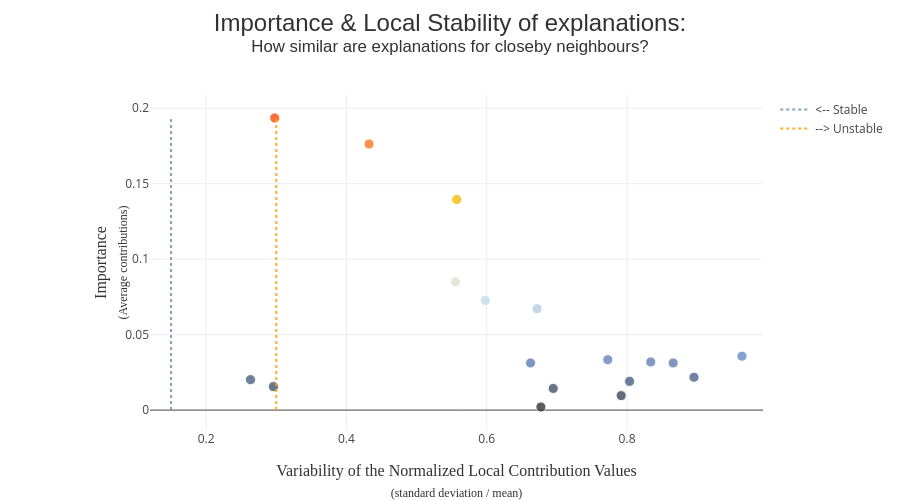

Source (notebook cell):
### Markdown cell above
**Can you trust these explanations?** Shapash adds two checks that echo the consistency section above:

- **Stability** - for each feature, average importance (*amplitude*) vs how much its contribution varies among *similar* patients (*variability*). Features that are large **and** stable are the safe part of your story; large but unstable ones deserve caution.
- **Compacity** - how few features reproduce (most of) the model's output?

### Code cell
RF_xpl.plot.stability_plot()

### Figure 1 — Plotly figure (JSON) as saved in the notebook; plotly's stock layout.template omitted (floating-point values rounded to 4 significant figures)
{"data": [{"hovertemplate": "%{hovertext}<extra></extra>", "hovertext": ["<b>Feature: sex_isFemale</b><br />Importance: 0.193537070140223<br />Variability: 0.2977318557622703", "<b>Feature: physical_activity</b><br />Importance: 0.08492102854982259<br />Variability: 0.555374304612979", "<b>Feature: serum_albumin</b><br />Importance: 0.0671564448020025<br />Variability: 0.6718420786668855", "<b>Feature: serum_protein</b><br />Importance: 0.019036841016542686<br />Variability: 0.8035866426416597", "<b>Feature: red_blood_cells</b><br />Importance: 0.03340322638082716<br />Variability: 0.772567994276056", "<b>Feature: white_blood_cells</b><br />Importance: 0.031892141907176076<br />Variability: 0.833792965797839", "<b>Feature: hemoglobin</b><br />Importance: 0.0217285803864814<br />Variability: 0.8954164191678501", "<b>Feature: hematocrit</b><br />Importance: 0.031218751066035735<br />Variability: 0.6624120854535714", "<b>Feature: cholesterol</b><br />Importance: 0.035728331373744406<br />Variability: 0.963788178128683", "<b>Feature: urine_pH</b><br />Importance: 0.009610371889724115<br />Variability: 0.7916609147888526", "<b>Feature: sedimentation_rate</b><br />Importance: 0.07260281799748147<br />Variability: 0.5979972191728177", "<b>Feature: systolic_blood_pressure</b><br />Importance: 0.17626299753494457<br />Variability: 0.43219036628476637", "<b>Feature: pulse_pressure</b><br />Importance: 0.13952796748682933<br />Variability: 0.5571543070520887", "<b>Feature: bmi</b><br />Importance: 0.031219729154047457<br />Variability: 0.8657472069714081", "<b>Feature: urine_albumin</b><br />Importance: 0.020189044120218137<br />Variability: 0.26326134164842857", "<b>Feature: urine_glucose</b><br />Importance: 0.015575243698187186<br />Variability: 0.29595218894126196", "<b>Feature: urine_hematest</b><br />Importance: 0.002055735055029746<br />Variability: 0.67720350922376", "<b>Feature: platelets</b><br />Importance: 0.014333677440682098<br />Variability: 0.6947586545393601"], "marker": {"color": [0.1935, 0.08492, 0.06716, 0.01904, 0.0334, 0.03189, 0.02173, 0.03122, 0.03573, 0.00961, 0.0726, 0.1763, 0.1395, 0.03122, 0.02019, 0.01558, 0.002056, 0.01433], "colorscale": [[0, "rgb(52, 55, 54)"], [0.1, "rgb(74, 99, 138)"], [0.2, "rgb(116, 153, 214)"], [0.3, "rgb(162, 188, 213)"], [0.4, "rgb(212, 234, 242)"], [0.5, "rgb(235, 216, 134)"], [0.6, "rgb(255, 204, 83)"], [0.7, "rgb(244, 192, 0)"], [0.8, "rgb(255, 166, 17)"], [0.9, "rgb(255, 123, 38)"], [1, "rgb(255, 77, 7)"]], "line": {"color": "white", "width": 0.8}, "opacity": 0.8, "size": 10}, "mode": "markers", "showlegend": false, "type": "scatter", "x": [0.2977, 0.5554, 0.6718, 0.8036, 0.7726, 0.8338, 0.8954, 0.6624, 0.9638, 0.7917, 0.598, 0.4322, 0.5572, 0.8657, 0.2633, 0.296, 0.6772, 0.6948], "y": [0.1935, 0.08492, 0.06716, 0.01904, 0.0334, 0.03189, 0.02173, 0.03122, 0.03573, 0.00961, 0.0726, 0.1763, 0.1395, 0.03122, 0.02019, 0.01558, 0.002056, 0.01433]}, {"hoverinfo": "none", "line": {"color": "rgba(117, 152, 189, 0.9)", "dash": "dot"}, "mode": "lines", "name": "<-- Stable", "type": "scatter", "x": [0.15, 0.15, 0.15, 0.15, 0.15, 0.15, 0.15, 0.15, 0.15, 0.15, 0.15, 0.15, 0.15, 0.15, 0.15, 0.15, 0.15, 0.15], "y": [0, 0.1935]}, {"hoverinfo": "none", "line": {"color": "rgba(255, 166, 17, 0.9)", "dash": "dot"}, "mode": "lines", "name": "--> Unstable", "type": "scatter", "x": [0.3, 0.3, 0.3, 0.3, 0.3, 0.3, 0.3, 0.3, 0.3, 0.3, 0.3, 0.3, 0.3, 0.3, 0.3, 0.3, 0.3, 0.3], "y": [0, 0.1935]}], "layout": {"autosize": false, "coloraxis": {"showscale": false}, "height": 500, "hovermode": "closest", "margin": {"b": 70, "l": 150, "r": 20, "t": 95}, "title": {"font": {"color": "rgb(50, 50, 50)", "family": "Arial", "size": 24}, "pad": {"b": 50}, "text": "<br>Importance & Local Stability of explanations:<br><sup>How similar are explanations for closeby neighbours?</sup>", "x": 0.5, "xanchor": "center", "y": 0.9, "yanchor": "bottom"}, "width": 900, "xaxis": {"automargin": true, "range": [0.12, 0.9938], "title": {"font": {"color": "rgb(50, 50, 50)", "family": "Arial Black", "size": 16}, "text": "Variability of the Normalized Local Contribution Values<span style='font-size: 12px;'><br />(standard deviation / mean)</span>"}}, "yaxis": {"automargin": true, "title": {"font": {"color": "rgb(50, 50, 50)", "family": "Arial Black", "size": 16}, "text": "Importance<span style='font-size: 12px;'><br />(Average contributions)</span>"}}}}
